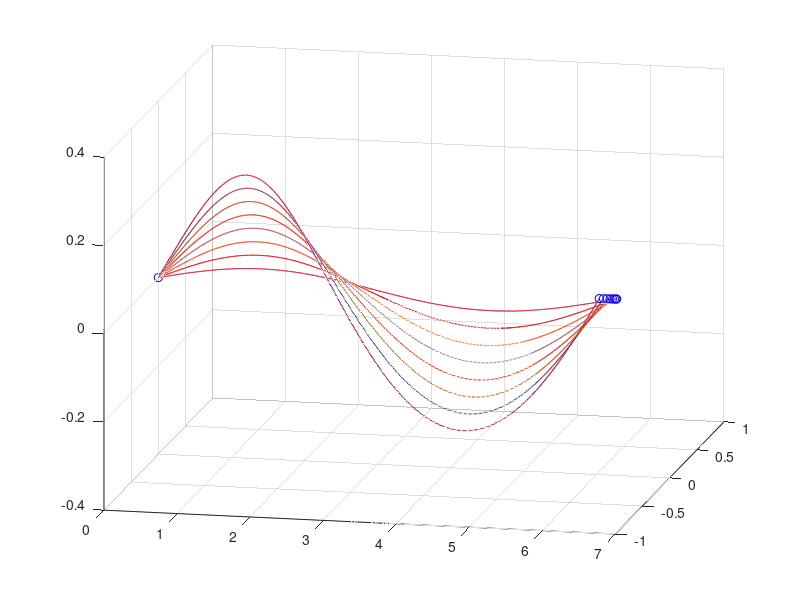

MATLAB code for this plot: (Note: this script raises an error after producing the figure.)
t = 0:0.01:2*pi;
a1 = 0.5.*(t-pi);
for m = [-16:2:10]*pi/180
    axis([0 7 -1 1 -0.4 0.4]);
    grid on;
    view(12, 18);
    hold on;        % Reserve current drawing
    comet3(cos(m).*t, 2*sin(m).*cos(a1).^2, 2*sin(m).*cos(a1).*sin(a1));
    plot3(cos(m).*t, 2*sin(m).*cos(a1).^2, 2*sin(m).*cos(a1).*sin(a1));
end
xlabel('x'); ylabel('y'); zlabel('z');
title("magnetic_focus")